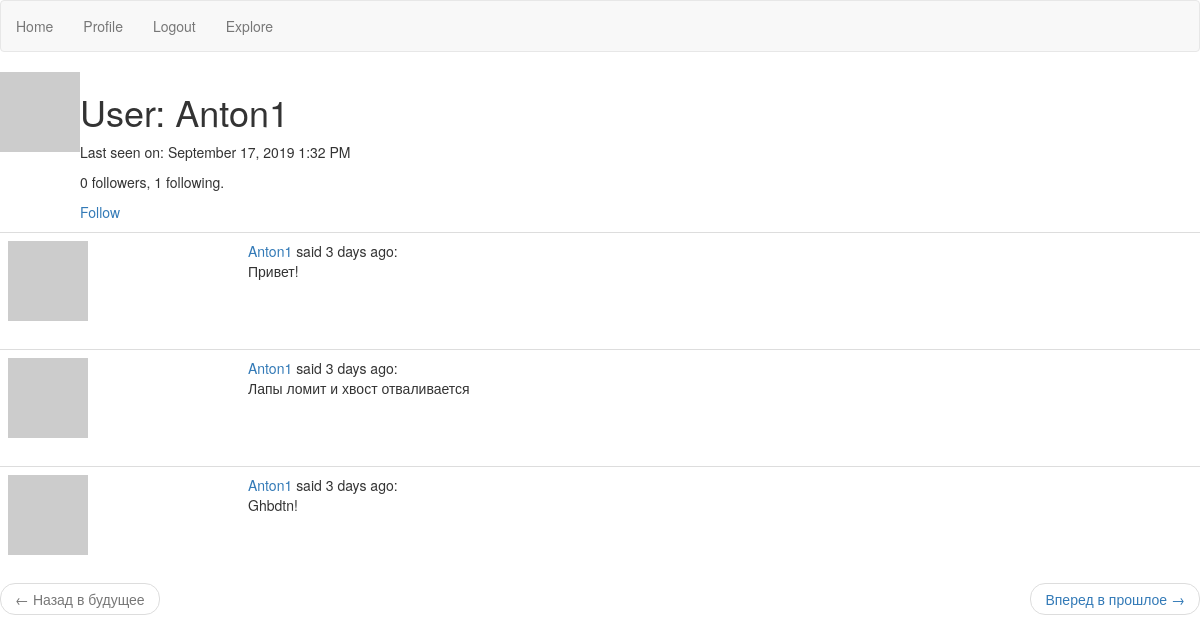
/user/Anton1 (signed in), run on the app's committed database.
### app/models.py (models this page shows, shortened)
class User(UserMixin, db.Model):
    id = db.Column(db.Integer, primary_key=True)
    username = db.Column(db.String(64), index=True, unique=True)
    email = db.Column(db.String(120), index=True, unique=True)
    password_hash = db.Column(db.String(128))
    posts = db.relationship('Post', backref='author', lazy='dynamic')
    about_me = db.Column(db.String(300))
    last_seen = db.Column(db.DateTime, default=datetime.utcnow)
    followed = db.relationship(
        'User', secondary=followers,
        primaryjoin=(followers.c.follower_id == id),
        secondaryjoin=(followers.c.followed_id == id),
        backref=db.backref('followers', lazy='dynamic'), lazy='dynamic')
    def avatar(self, size):
        digest = md5(self.email.lower().encode('utf-8')).hexdigest()
        return 'https://www.gravatar.com/avatar/{}?d=identicon&s={}'.format(
            digest, size)
    def is_following(self, user):
        return self.followed.filter(
            followers.c.followed_id == user.id).count() > 0

class Post(db.Model):
    id = db.Column(db.Integer, primary_key=True)
    body = db.Column(db.String(140))
    timestamp = db.Column(db.DateTime, index=True, default=datetime.utcnow)
    user_id = db.Column(db.Integer, db.ForeignKey('user.id'))

### app/routs.py (the view)
@app.route('/user/<username>')
@login_required
def user(username):
    user = User.query.filter_by(username=username).first_or_404()
    page = request.args.get('page', 1, type=int)
    posts = user.posts.order_by(Post.timestamp.desc()).paginate(
        page, app.config['POSTS_PER_PAGE'], False)
    next_url = url_for('user', username=user.username, page=posts.next_num) \
        if posts.has_next else None
    prev_url = url_for('user', username=user.username, page=posts.prev_num) \
        if posts.has_prev else None
    return render_template('user.html', user=user, posts=posts.items,
                           next_url=next_url, prev_url=prev_url)

### app/models.py (called while the page is built)
@login.user_loader
def load_user(id):
    return User.query.get(int(id))

### app/routs.py (called while the page is built)
@app.before_request
def before_request():
    if current_user.is_authenticated:
        current_user.last_seen = datetime.utcnow()
        db.session.commit()

### app/templates/user.html (shortened to what this page needs)
{% extends "base.html" %}
{% block content %}
    <table>
    <tr valign="top">
        <td><img src="{{ user.avatar(128) }}"></td>
        <td>
           <h1>User: {{ user.username }}</h1>
            {% if user.last_seen %}
                <p>Last seen on: {{ moment(user.last_seen).format('LLL') }}</p>
            {% endif %}
            <p>{{ user.followers.count() }} followers, {{ user.followed.count() }} following.</p>
            {% if user == current_user %}
                <p><a href="{{ url_for('edit_profile') }}">Edit your profile</a></p>
            {% elif not current_user.is_following(user) %}
                <p><a href="{{ url_for('follow', username=user.username) }}">Follow</a></p>
            {% else %}
                <p><a href="{{ url_for('unfollow', username=user.username) }}">Unfollow</a></p>
            {% endif %}
        </td>
    </tr>
    </table>
{% for post in posts %}
    {% include '_post.html' %}
{% endfor %}
<nav aria-label="...">
    <ul class="pager">
        <li class="previous{% if not prev_url %} disabled{% endif %}">
            <a href="{{ prev_url or '#' }}">
                <span aria-hidden="true">&larr;</span> Назад в будущее
            </a>
        </li>
        <li class="next{% if not next_url %} disabled{% endif %}">
            <a href="{{ next_url or '#' }}">
                Вперед в прошлое <span aria-hidden="true">&rarr;</span>
            </a>
        </li>
    </ul>
    </nav>
{% endblock %}

### app/templates/_post.html
<table class="table table-hover">
    <tr>
        <td width="20%">
            <a href="{{ url_for('user', username=post.author.username) }}">
                <img src="{{ post.author.avatar(70) }}" />
            </a>
        </td>
        <td>
            <a href="{{ url_for('user', username=post.author.username) }}">
                {{ post.author.username }}
            </a>
            said {{ moment(post.timestamp).fromNow() }}:
            <br>
            {{ post.body }}
        </td>
    </tr>
</table>

### data on the page
User: username "Anton1", last_seen "September 17, 2019 1:32 PM"
Post: author.username "Anton1", timestamp "3 days ago", body "Привет!"
Post: author.username "Anton1", timestamp "3 days ago", body "Лапы ломит и хвост отваливается"
Post: author.username "Anton1", timestamp "3 days ago", body "Ghbdtn!"

### other printed values
{{ user.followers.count() }} "0"
{{ user.followed.count() }} "1"
